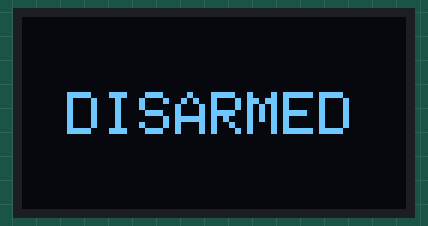
The sketch below on a simulated ESP32. Shown: 128×64 one-colour display. No radio packets arrive unless stated; what the sketch prints to the serial monitor is not drawn.

Above: at 1.1 s.

The sketch:

esp_code.ino
```cpp
#include <Arduino.h>
#include <Wire.h>
#include <Adafruit_GFX.h>
#include <Adafruit_SSD1306.h>
#include <SPI.h>
#include <nRF24L01.h>
#include <RF24.h>

// --- Configuration ---
#define CE_PIN 4
#define CSN_PIN 5
#define SCREEN_ADDRESS 0x3C
#define OLED_RESET -1

// Radio Setup
RF24 radio(CE_PIN, CSN_PIN);
const byte address[6] = "00001";

// OLED Setup
Adafruit_SSD1306 display(128, 64, &Wire, OLED_RESET);

// Data Structure (Must match Drone side exactly)
struct __attribute__((packed)) DataPacket {
  int throttle;
  int yaw;
  int roll;
  int pitch;
};

DataPacket JS;
bool isArmed = false;
unsigned long lastDisplayTime = 0;

void setup() {
  // 1. Initialize Serial Communication
  Serial.begin(115200);        // USB Debugging
  Serial2.begin(9600, SERIAL_8N1, 16, 17); // Nano Communication (RX=16, TX=17)

  // 2. Initialize OLED
  if (!display.begin(SSD1306_SWITCHCAPVCC, SCREEN_ADDRESS)) {
    Serial.println(F("SSD1306 allocation failed"));
    for (;;);
  }
  display.clearDisplay();
  display.setTextColor(SSD1306_WHITE);
  display.setTextSize(1);
  display.setCursor(10, 20);
  display.println("BOOTING SYSTEM...");
  display.display();

  // 3. Initialize Radio
  SPI.begin(18, 19, 23, 5); // Force SPI Pins
  if (!radio.begin()) {
    Serial.println("RADIO ERROR: Hardware not found!");
    display.clearDisplay();
    display.setCursor(0,0);
    display.println("RADIO ERROR!");
    display.println("Check Wiring/Power");
    display.display();
  } else {
    radio.openWritingPipe(address);
    radio.setPALevel(RF24_PA_LOW);  // Low power to prevent EMI glitches
    radio.setDataRate(RF24_1MBPS);  // Standard speed for stability
    radio.stopListening();          // Transmitter mode
    Serial.println("RADIO SUCCESS: Linked.");
  }

  delay(1000);
}

void loop() {
  // --- 1. RECEIVE ARM/DISARM FROM NANO ---
  // Look for the "!!!" header to prevent electrical noise glitches
  while (Serial2.available() > 0) {
    if (Serial2.peek() == '!') {
      if (Serial2.available() >= 4) {
        Serial2.read(); Serial2.read(); Serial2.read(); // Discard '!!!'
        char cmd = Serial2.read();
        if (cmd == 'A') isArmed = true;
        if (cmd == 'D') isArmed = false;
      } else {
        break; // Wait for the full packet to arrive
      }
    } else {
      Serial2.read(); // Clear buffer of non-'!' noise
    }
  }

  // --- 2. PROCESS JOYSTICKS ---
  if (isArmed) {
    // Read and apply Exponential Smoothing (0.7 old, 0.3 new)
    // This removes the "twitchy" movement from electrical noise
    int rawT = map(analogRead(36), 0, 4095, 100, 0); // Throttle
    JS.throttle = (JS.throttle * 0.7) + (rawT * 0.3);

    int rawY = map(analogRead(39), 0, 4095, 0, 100); // Yaw
    JS.yaw = (JS.yaw * 0.7) + (rawY * 0.3);

    int rawP = map(analogRead(32), 0, 4095, 100, 0); // Pitch
    JS.pitch = (JS.pitch * 0.7) + (rawP * 0.3);

    int rawR = map(analogRead(33), 0, 4095, 0, 100); // Roll
    JS.roll = (JS.roll * 0.7) + (rawR * 0.3);
  } else {
    // Safety Neutrals when Disarmed
    JS.throttle = 0;
    JS.yaw = 50;
    JS.pitch = 50;
    JS.roll = 50;
  }

  // --- 3. SEND DATA TO DRONE ---
  // This sends the packet over the air as fast as possible
  radio.write(&JS, sizeof(DataPacket));

  // --- 4. ASYNC DISPLAY UPDATE ---
  // Refresh screen only every 250ms to keep the loop fast
  if (millis() - lastDisplayTime > 250) {
    updateOLED();
    lastDisplayTime = millis();
  }
}

void updateOLED() {
  display.clearDisplay();
  display.setCursor(0, 0);

  if (isArmed) {
    display.setTextSize(1);
    display.println("--- [ ARMED ] ---");
    display.printf("\nTHR:%d  YAW:%d", JS.throttle, JS.yaw);
    display.printf("\nROL:%d  PIT:%d", JS.roll, JS.pitch);
  } else {
    display.setTextSize(2);
    display.setCursor(15, 25);
    display.print("DISARMED");
  }
  display.display();
}
```
